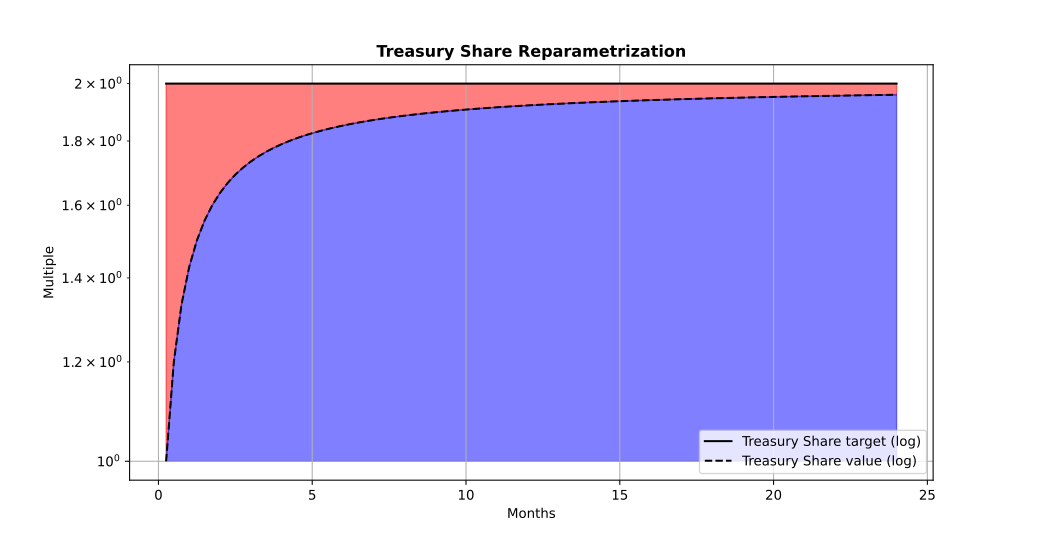

The Python source for this figure:
#!/usr/bin/env -S ipython --matplotlib=auto

#%%
import matplotlib.pyplot as pp
import numpy as np
import os

path = os.path.dirname(os.path.abspath(__file__))
path = os.path.join(path, 'share-of.3.txt')
data = np.genfromtxt(path)
tgts = data[:,2] / 500000000000000000
aprs = data[:,1] / 500000000000000000
idxs = data[:,0] / 4
ones = np.ones(data.shape[0])

pp.semilogy(idxs, tgts, color='black')
pp.semilogy(idxs, aprs, color='black', linestyle='--')
pp.fill_between(idxs, tgts, aprs, where=tgts>=0, color='r', alpha=0.5)
pp.fill_between(idxs, aprs, ones, where=aprs>=0, color='b', alpha=0.5)

pp.title('Treasury Share Reparametrization', fontweight='bold')
pp.legend(['Treasury Share target (log)', 'Treasury Share value (log)'])
pp.ylabel('Multiple')
pp.xlabel('Months')
pp.grid()

#%%
if __name__ == '__main__':
    pp.show(block=True)
